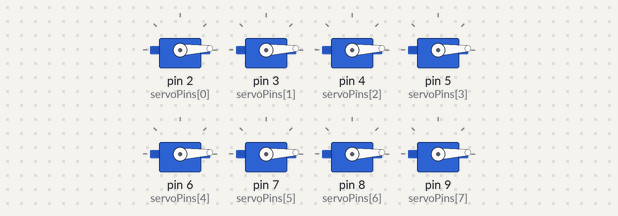
A sketch run on a simulated Arduino Uno, built with avr-gcc and run on an emulated ATmega328P. Shown: 8 × servo.

Above: at 0.05 s.
At 0.7 s:
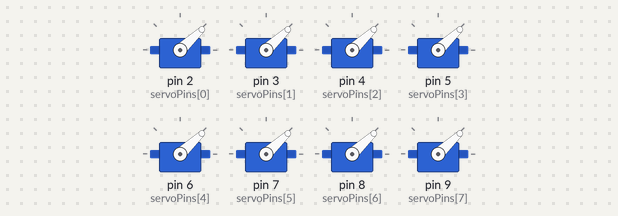
At 1.35 s:
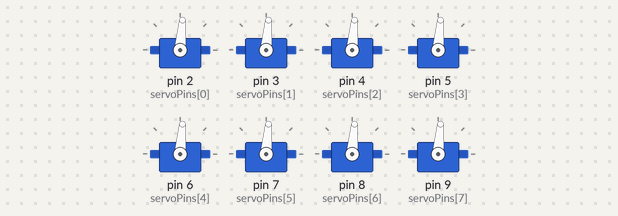
At 2.7 s:
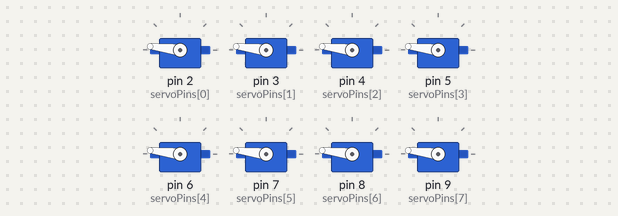
At 4.05 s:
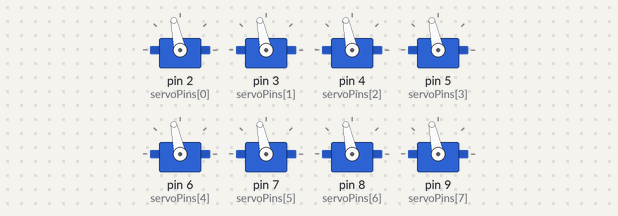
At 5.4 s:
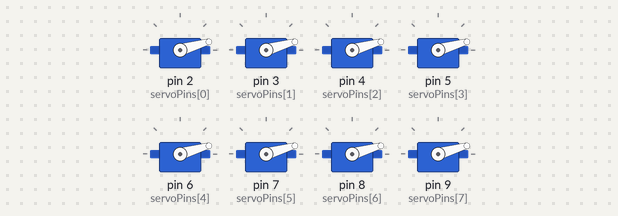
Timing chart, 0 to 7.3 s (numbered marks = the images above):
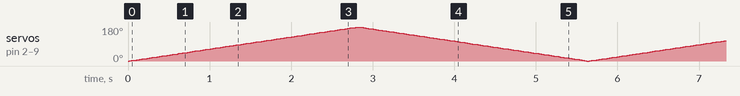

The sketch:

152.ino
```cpp
#include <Servo.h>

// Define the number of servos
const int numServos = 8;

// Create an array of Servo objects
Servo servos[numServos];

// Define the pins connected to the servo signals
const int servoPins[numServos] = {2, 3, 4, 5, 6, 7, 8, 9};

void setup() {
  // Attach each servo to its corresponding pin
  for (int i = 0; i < numServos; i++) {
    servos[i].attach(servoPins[i]);
  }
}

void loop() {
  // Sweep all servos from 0 to 180 degrees
  for (int pos = 0; pos <= 180; pos += 1) {
    for (int i = 0; i < numServos; i++) {
      servos[i].write(pos);  // Set the position of each servo
    }
    delay(15);  // Wait for the servos to reach the position
  }

  // Sweep all servos from 180 to 0 degrees
  for (int pos = 180; pos >= 0; pos -= 1) {
    for (int i = 0; i < numServos; i++) {
      servos[i].write(pos);  // Set the position of each servo
    }
    delay(15);  // Wait for the servos to reach the position
  }
}
```
